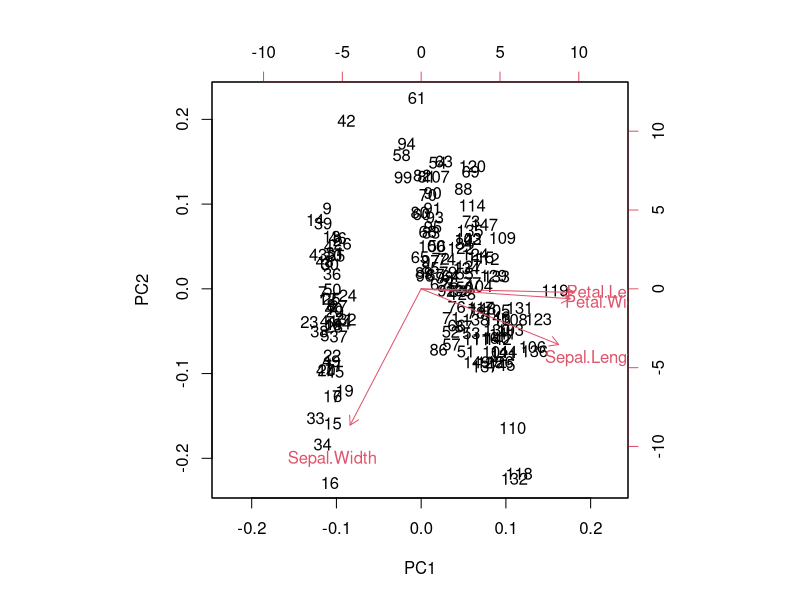
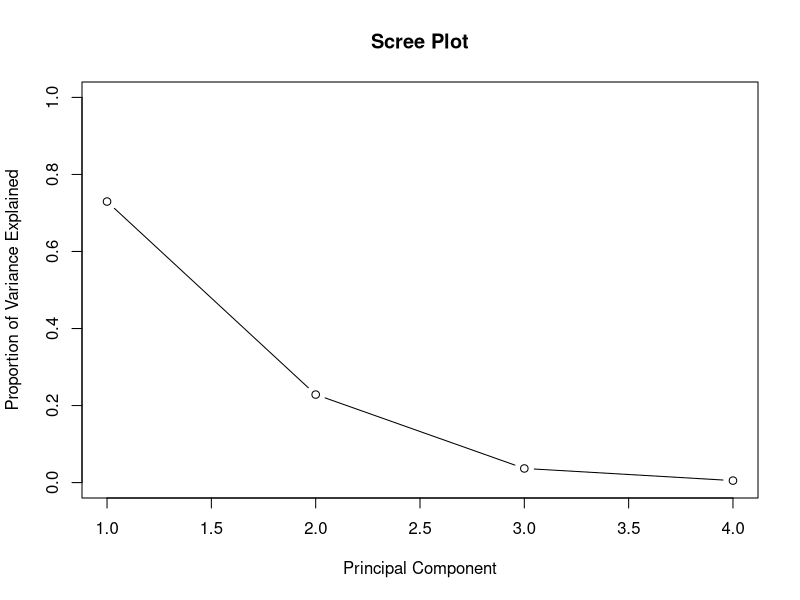

These charts were generated, in order, by the following R code:
## ---- chunk 1
knitr::opts_chunk$set(echo = TRUE)
## ---- chunk 2
pca.iris = prcomp(x=iris[-5], scale=T, center=T)

## ---- chunk 3
pca.iris$rotation
## ---- chunk 4
biplot(pca.iris)
## ---- chunk 5
pca.iris.var = pca.iris$sdev^2
pve = pca.iris.var/sum(pca.iris.var) #proportion of variance explained
plot(pve, xlab = 'Principal Component', ylab = 'Proportion of Variance Explained', main='Scree Plot', ylim=c(0,1), type="b")
